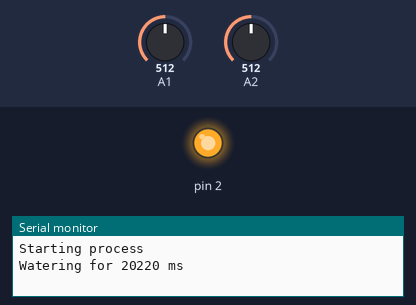
Simulated run of this program. Board: Arduino Uno, built with avr-gcc and run on an emulated ATmega328P. Parts: output pins drawn as LEDs (lit = HIGH), the last lines printed to the serial monitor. The test bench sets the inputs (shaded band); at power-on: A1 = 512, A2 = 512.

Above: at 0.1 s.
At 20.3 s:
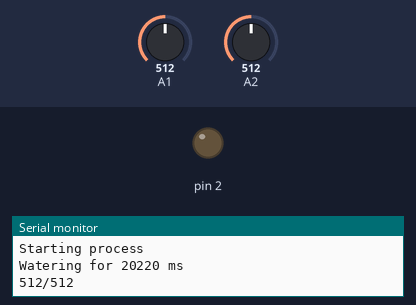
Timing chart, 0 to 21.8 s (numbered marks = the images above):
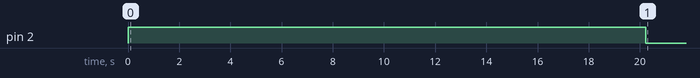

The program:

main.cpp
```cpp
#include "Arduino.h"

#define MOTORPIN = 2
#define HUMIDITYSENSOR = A1

int humidity = 0;
int sunlight = 0;
// Number of times per day the pump is switched on
int timesPerDay = 2;
// Number of times per hour the humidity is reported
long reportFreq  = 120;

void setup()
{
	pinMode(2, OUTPUT);
	// Higher reading is drier
	pinMode(A1, INPUT);
	pinMode(A2, INPUT);
	Serial.begin(9600);
	Serial.println("Starting process");
}

void loop()
{
	// Run the pump variable to how dry the soil is
	// 1 ml/s
	humidity = analogRead(A1);
	int time = 10000 + (20 * (1023 - humidity));
	String time_str = String(time);
	Serial.print("Watering for ");
	Serial.print(time_str);
	Serial.println(" ms");
	digitalWrite(LED_BUILTIN, HIGH);
	digitalWrite(2, HIGH);
	delay(time);
	digitalWrite(LED_BUILTIN, LOW);
	digitalWrite(2, LOW);

	// Report the humidity
	for (int i = 0; i < (24 / timesPerDay) * reportFreq; i++)
	{
		humidity = analogRead(A1);
		sunlight = analogRead(A2);
		Serial.print(humidity);
		Serial.print("/");
		Serial.println(sunlight);
		delay(1000L*60L*60L/reportFreq);
	}
}
```

Measured:
- by itself, pin 2: LOW → HIGH at 0.00 s, → LOW 20.2 s later
